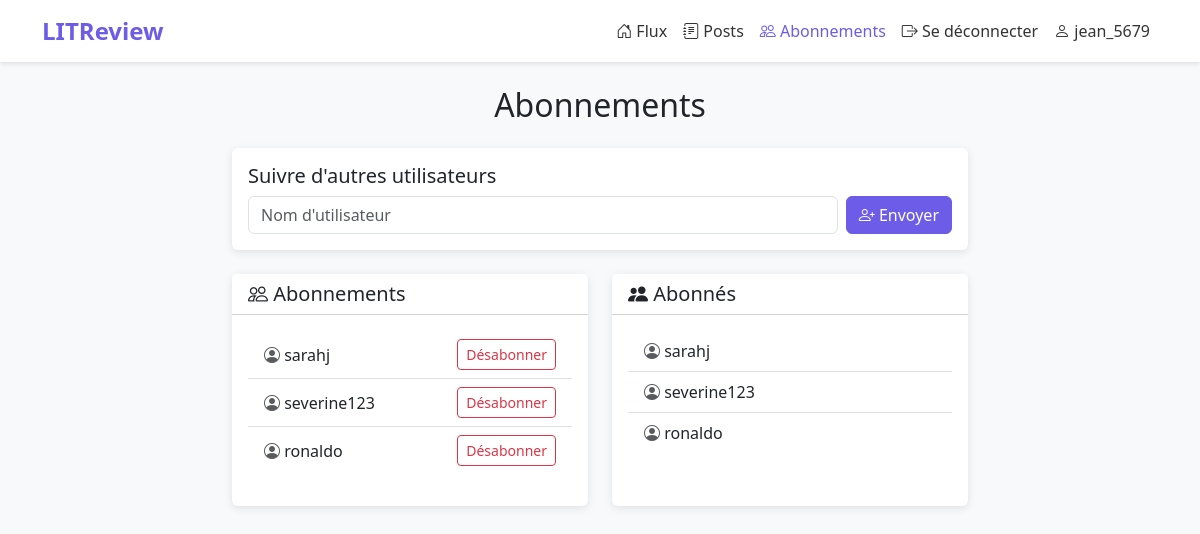
Page /subscriptions/ (signed in) on the committed database.
### reviews/models.py (models this page shows)
class UserFollows(models.Model):
    user = models.ForeignKey(
        to=settings.AUTH_USER_MODEL,
        on_delete=models.CASCADE,
        related_name='following'
    )
    followed_user = models.ForeignKey(
        to=settings.AUTH_USER_MODEL,
        on_delete=models.CASCADE,
        related_name='followed_by'
    )
    class Meta:
        unique_together = ('user', 'followed_user', )

### reviews/views.py (the view)
# urls.py: path('subscriptions/', views.subscriptions, name='subscriptions'),
@login_required
def subscriptions(request):
    if request.method == 'POST':
        form = FollowUserForm(request.POST)
        if form.is_valid():
            username = form.cleaned_data['username']
            if username == request.user.username:
                messages.error(request, 'Vous ne pouvez pas vous suivre vous-même.')
            else:
                try:
                    user_to_follow = User.objects.get(username=username)
                    if UserFollows.objects.filter(user=request.user, followed_user=user_to_follow).exists():
                        messages.warning(request, f'Vous suivez déjà {username}.')
                    else:
                        UserFollows.objects.create(
                            user=request.user,
                            followed_user=user_to_follow
                        )
                        messages.success(request, f'Vous suivez maintenant {username}.')
                except User.DoesNotExist:
                    messages.error(request, f"L'utilisateur {username} n'existe pas.")
    else:
        form = FollowUserForm()
    following = UserFollows.objects.filter(user=request.user).select_related('followed_user')
    followers = UserFollows.objects.filter(followed_user=request.user).select_related('user')
    context = {
        'form': form,
        'following': following,
        'followers': followers,
    }
    return render(request, 'reviews/subscriptions.html', context)

### reviews/forms.py
class FollowUserForm(forms.Form):
    username = forms.CharField(
        max_length=150,
        widget=forms.TextInput(attrs={'class': 'form-control'})
    )

### reviews/templates/reviews/subscriptions.html (shortened to what this page needs)
{% extends 'base.html' %}
{% block content %}
<div class="row justify-content-center">
    <div class="col-lg-8">
        <h2 class="mb-4 text-center">Abonnements</h2>
        <div class="card mb-4">
            <div class="card-body">
                <h5 class="card-title">Suivre d'autres utilisateurs</h5>
                <form method="post" class="d-flex gap-2">
                    <div class="flex-grow-1">
                        <input type="text" name="username" class="form-control" placeholder="Nom d'utilisateur">
                    </div>
                    <button type="submit" class="btn btn-primary">
                        <i class="bi bi-person-plus"></i> Envoyer
                    </button>
                </form>
            </div>
        </div>
        <div class="row">
            <div class="col-md-6 mb-4">
                <div class="card h-100">
                    <div class="card-header bg-white">
                        <h5 class="mb-0"><i class="bi bi-people"></i> Abonnements</h5>
                    </div>
                    <div class="card-body">
                        {% if following %}
                        <ul class="list-group list-group-flush">
                            {% for follow in following %}
                            <li class="list-group-item d-flex justify-content-between align-items-center">
                                <span>
                                    <i class="bi bi-person-circle text-muted"></i>
                                    {{ follow.followed_user.username }}
                                </span>
                                <a href="{% url 'unfollow' follow.followed_user.id %}" class="btn btn-sm btn-outline-danger">
                                    Désabonner
                                </a>
                            </li>
                            {% endfor %}
                        </ul>
                        {% else %}
                        <p class="text-muted mb-0 text-center py-3">
                            Vous ne suivez personne pour le moment.
                        </p>
                        {% endif %}
                    </div>
                </div>
            </div>
            <div class="col-md-6 mb-4">
                <div class="card h-100">
                    <div class="card-header bg-white">
                        <h5 class="mb-0"><i class="bi bi-people-fill"></i> Abonnés</h5>
                    </div>
                    <div class="card-body">
                        {% if followers %}
                        <ul class="list-group list-group-flush">
                            {% for follower in followers %}
                            <li class="list-group-item">
                                <i class="bi bi-person-circle text-muted"></i>
                                {{ follower.user.username }}
                            </li>
                            {% endfor %}
                        </ul>
                        {% else %}
                        <p class="text-muted mb-0 text-center py-3">
                            Personne ne vous suit pour le moment.
                        </p>
                        {% endif %}
                    </div>
                </div>
            </div>
        </div>
    </div>
</div>
{% endblock %}

### templates/base.html (shortened to what this page needs)
<!DOCTYPE html>
<html lang="fr">
<head>
    <link href="https://cdn.jsdelivr.net/npm/bootstrap@5.3.2/dist/css/bootstrap.min.css" rel="stylesheet">
    <link rel="stylesheet" href="https://cdn.jsdelivr.net/npm/bootstrap-icons@1.11.1/font/bootstrap-icons.css">
</head>
<body>
    {% if user.is_authenticated %}
    <nav class="navbar navbar-expand-lg navbar-light mb-4">
        <div class="container">
            <a class="navbar-brand" href="{% url 'feed' %}">LITReview</a>
            <div class="collapse navbar-collapse" id="navbarNav">
                <ul class="navbar-nav ms-auto">
                    <li class="nav-item">
                        <a class="nav-link {% if request.resolver_match.url_name == 'feed' %}active{% endif %}" href="{% url 'feed' %}">
                            <i class="bi bi-house-door"></i> Flux
                        </a>
                    </li>
                    <li class="nav-item">
                        <a class="nav-link {% if request.resolver_match.url_name == 'posts' %}active{% endif %}" href="{% url 'posts' %}">
                            <i class="bi bi-journal-text"></i> Posts
                        </a>
                    </li>
                    <li class="nav-item">
                        <a class="nav-link {% if request.resolver_match.url_name == 'subscriptions' %}active{% endif %}" href="{% url 'subscriptions' %}">
                            <i class="bi bi-people"></i> Abonnements
                        </a>
                    </li>
                    <li class="nav-item">
                        <a class="nav-link" href="{% url 'logout' %}">
                            <i class="bi bi-box-arrow-right"></i> Se déconnecter
                        </a>
                    </li>
                    <li class="nav-item">
                        <span class="nav-link" >
                            <i class="bi bi-person"></i> {{ user.username }}
                        </span>
                    </li>
                </ul>
            </div>
        </div>
    </nav>
    {% endif %}
    <main class="container">
        {% block content %}{% endblock %}
    </main>
</body>
</html>

### templates/base.html (style rules this page uses)
:root { --primary-color: #6c5ce7; --secondary-color: #a29bfe; }
body { background-color: #f8f9fa; min-height: 100vh; }
.navbar { background-color: white; box-shadow: 0 2px 4px rgba(0,0,0,0.1); }
.navbar-brand { font-weight: bold; color: var(--primary-color) !important; font-size: 1.5rem; }
.nav-link { color: #333 !important; font-weight: 500; }
.nav-link:hover, .nav-link.active { color: var(--primary-color) !important; }
.btn-primary { background-color: var(--primary-color); border-color: var(--primary-color); }
.card { border: none; box-shadow: 0 2px 8px rgba(0,0,0,0.1); margin-bottom: 1rem; }

### rows in the picture
UserFollows: followed_user.username "sarahj"
UserFollows: followed_user.username "severine123"
UserFollows: followed_user.username "ronaldo"
UserFollows: user.username "sarahj"
UserFollows: user.username "severine123"
UserFollows: user.username "ronaldo"

### other values in the picture
{{ user.username }} "jean_5679"
